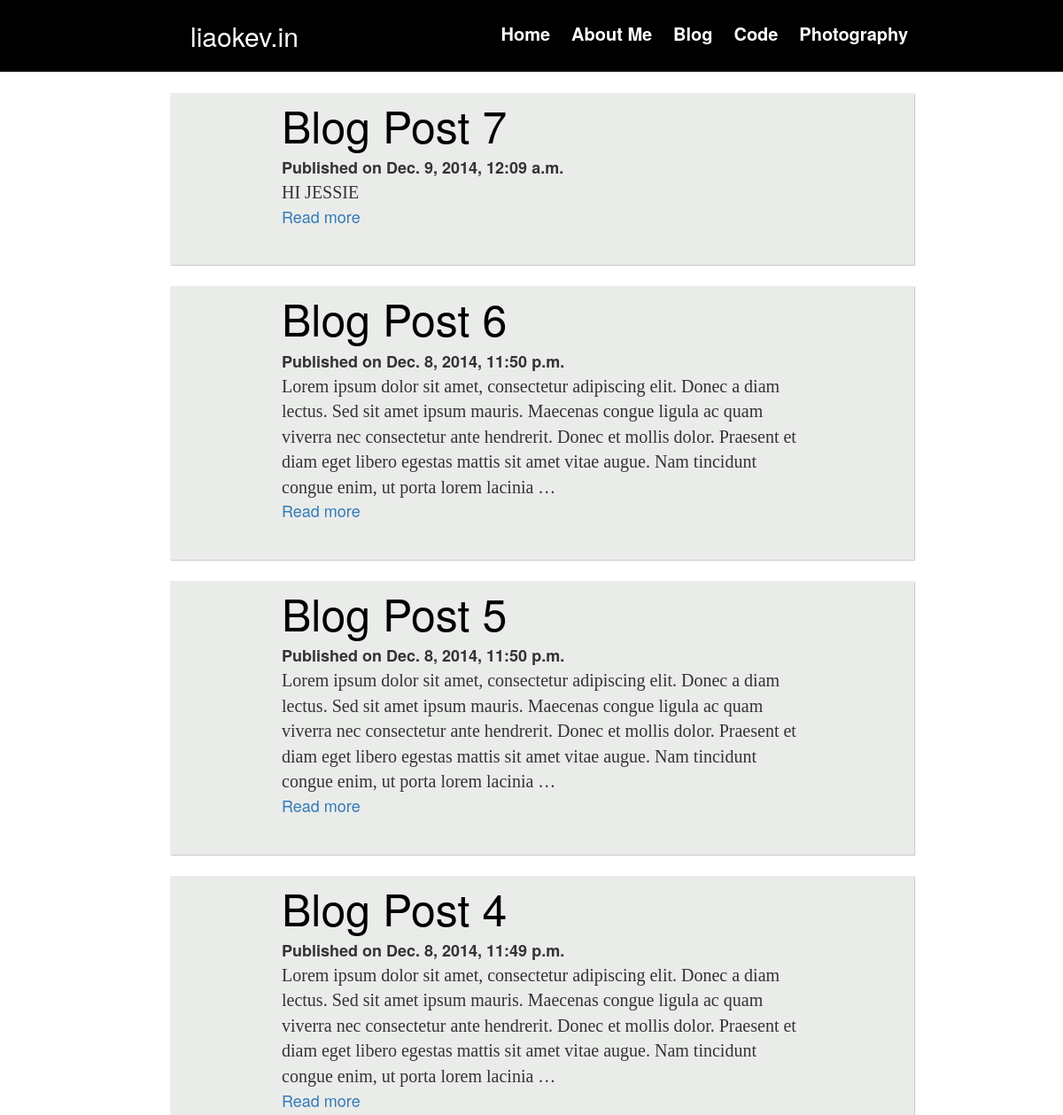
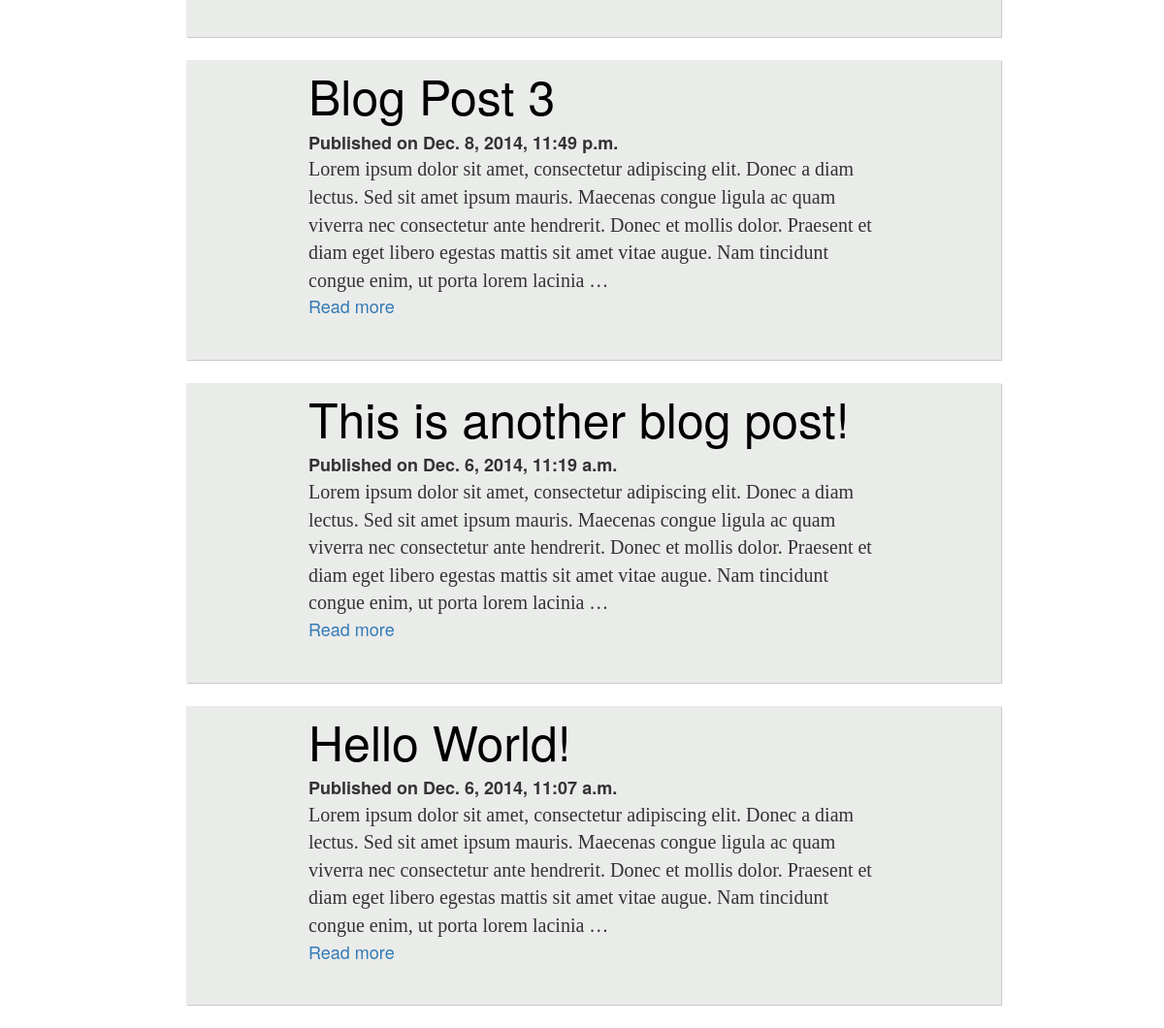
Page /blog/archive/ on the earlier database version (2 pictures, top to bottom).
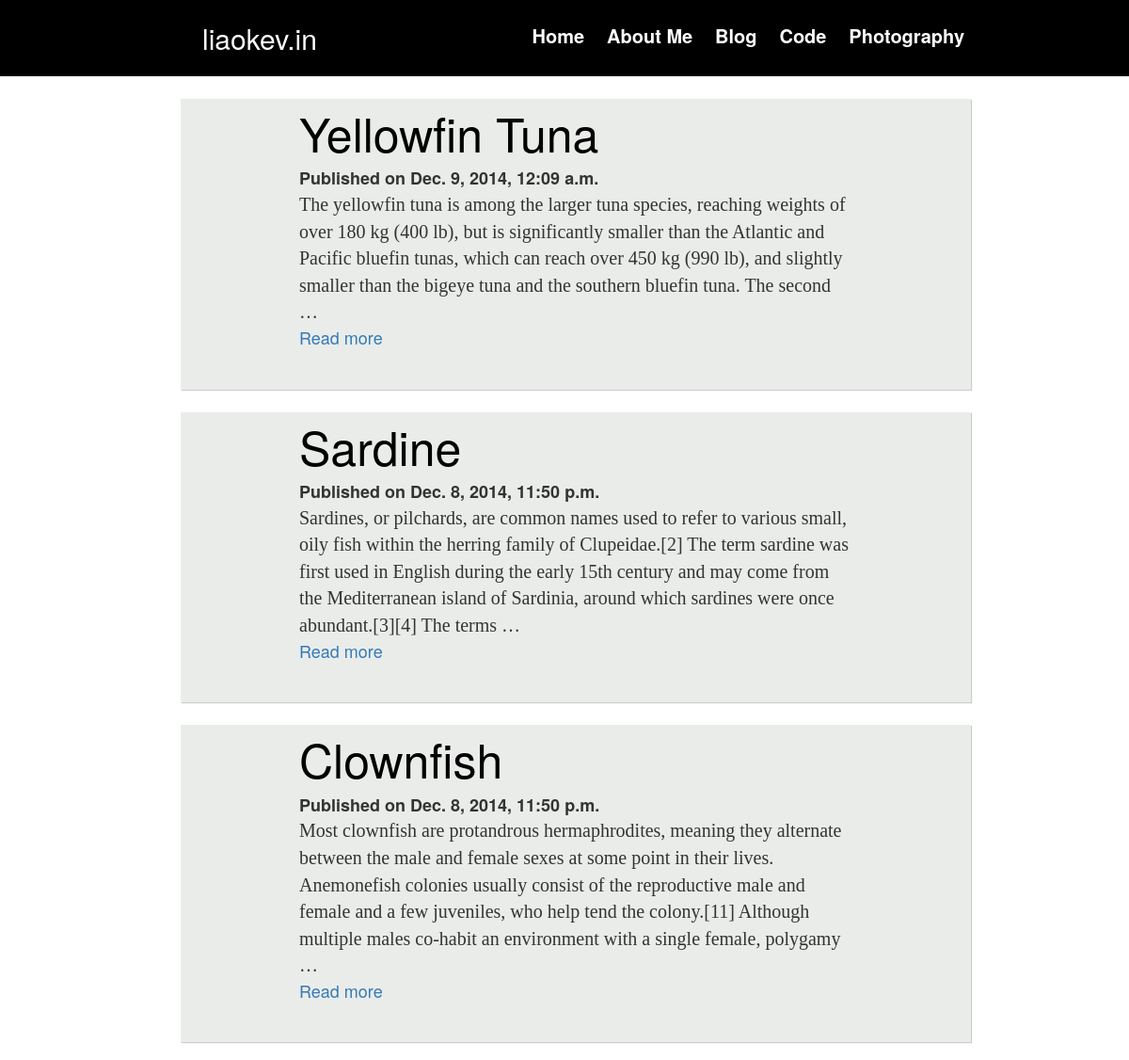
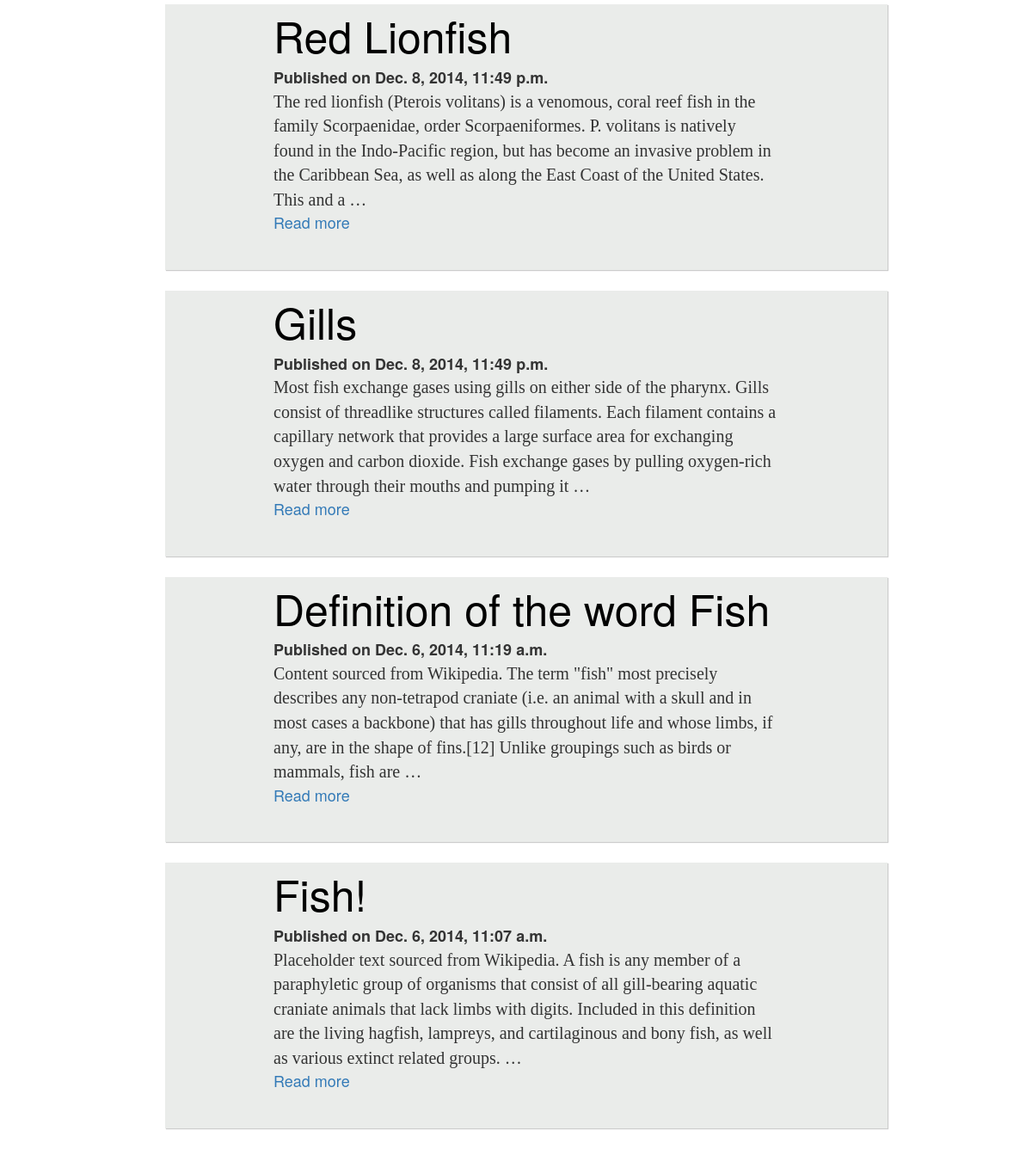
Same page on the later database version (2 pictures, top to bottom).
### blog/models.py (models this page shows, shortened)
class Blog_Post(models.Model):
    title_text = models.CharField(max_length=200)
    pub_date = models.DateTimeField('date published')
    post_photo = models.ImageField(upload_to="blog")
    post_content_text = models.TextField()

### blog/views.py (the view)
def archive(request):
    all_post_list    = Blog_Post.objects.order_by('-pub_date')
    context={'all_post_list': all_post_list}
    return render(request, 'blog/archive.html', context)

### blog/templates/blog/archive.html
{% extends 'base.html' %}
{% load staticfiles %}
{% block additional_header %}
<link rel="stylesheet" href="{% static 'styles/blog.css' %}">
{% endblock %}
{% block content %}
{% if all_post_list %}
		{% for Blog_Post in all_post_list %}
			<div class="text_page_container">
				<div class="text_page_body">
					<a class="blog_title" href="/blog/{{ Blog_Post.id }}/">{{Blog_Post.title_text}}</a>
					<br>
					<b>Published on {{Blog_Post.pub_date}}</b>
					<div class="blog_content">{{Blog_Post.post_content_text|truncatewords:50}}</div>
					<a href="/blog/{{ Blog_Post.id }}/">Read more</a>
				</div>
			</div>
	 	{% endfor %}
{% else %}
	<p>No posts are available.</p>
{% endif %}
{% endblock %}

### pages/templates/base.html (shortened to what this page needs)
{% load staticfiles %}
<!DOCTYPE html>
<html>
<head>
<link rel="stylesheet" href="https://maxcdn.bootstrapcdn.com/bootstrap/3.3.0/css/bootstrap.min.css">
<link rel="stylesheet" href="https://maxcdn.bootstrapcdn.com/bootstrap/3.3.0/css/bootstrap-theme.min.css">
<link rel="stylesheet" href="{% static 'styles/main.css' %}">
{% block additional_header %}{% endblock %}
</head>
<body>
<div class="nav">
		<div class="container">
			<ul class="pull-left">
				<h2>liaokev.in</h2>
			</ul>
			<ul class="pull-right">
				<li><a href="{% url 'index' %}">Home</a></li>
				<li><a href="{% url 'about' %}">About Me</a></li>
				<li><a href="{% url 'blog:index' %}">Blog</a></li>
				<li><a href="https://github.com/kevinjcliao">Code</a></li>
				<li><a href="https://www.flickr.com/photos/kevinjcliao">Photography</a></li>
			</ul>
		</div>
	</div>
	{% block content %}{% endblock %}
</body>
</html>

### static/styles/main.css (style rules this page uses)
.nav { padding-top: 10px; background-color: rgb(0,0,0); width: 100%; margin: 0 auto; }
.nav ul { margin: 14px 10px; }
.nav .container { width: 75%; margin-left: auto; margin-right: auto; }
.nav h2 { padding-top: 0px; color: white; margin-top: 0px; }
.nav a { color: #5a5a5a; font-size: 20px; font-weight: bold; color: white; }
.nav li { display: inline; margin-left: 20px; }
.text_page_container { background-color: rgba(234,236,234,1); width: 70%; margin-top: 2%; margin-left: 16%; margin-right: 14%; margin-bottom: 2%; moz-box-shadow: 1px 1px 1px rgb(204,204,204); -webkit-box-shadow: 1px 1px 1px rgb(204,204,204); box-shadow: 1px 1px 1px rgb(204,204,204); }
.text_page_body { font-size: 18px; padding-right: 15%; padding-left: 15%; padding-bottom: 5%; margin-left: auto; margin-right: auto; }

### static/styles/blog.css (style rules this page uses)
.blog_content { font-family: Georgia,Times,Times New Roman,serif; font-size: 20px }
a.blog_title { font-size: 50px; color: black; text-align: center; }

Differences in the rows shown:
changed Blog_Post: title_text "Blog Post 7" → "Yellowfin Tuna"; post_content_text "HI JESSIE" → "The yellowfin tuna is among the larger tuna species, reaching weights of over 180 kg (400 lb), but is significantly smaller than the Atlantic and Pacific bluefin tunas, which can reach over 450 kg (990 lb), and slightly smaller than the bigeye tuna and the southern bluefin tuna. The second …"
changed Blog_Post: title_text "Blog Post 6" → "Sardine"; post_content_text "Lorem ipsum dolor sit amet, consectetur adipiscing elit. Donec a diam lectus. Sed sit amet ipsum mauris. Maecenas congue ligula ac quam viverra nec consectetur ante hendrerit. Donec et mollis dolor. Praesent et diam eget libero egestas mattis sit amet vitae augue. Nam tincidunt congue enim, ut porta lorem lacinia …" → "Sardines, or pilchards, are common names used to refer to various small, oily fish within the herring family of Clupeidae.[2] The term sardine was first used in English during the early 15th century and may come from the Mediterranean island of Sardinia, around which sardines were once abundant.[3][4] The terms …"
changed Blog_Post: title_text "Blog Post 5" → "Clownfish"; post_content_text "Lorem ipsum dolor sit amet, consectetur adipiscing elit. Donec a diam lectus. Sed sit amet ipsum mauris. Maecenas congue ligula ac quam viverra nec consectetur ante hendrerit. Donec et mollis dolor. Praesent et diam eget libero egestas mattis sit amet vitae augue. Nam tincidunt congue enim, ut porta lorem lacinia …" → "Most clownfish are protandrous hermaphrodites, meaning they alternate between the male and female sexes at some point in their lives. Anemonefish colonies usually consist of the reproductive male and female and a few juveniles, who help tend the colony.[11] Although multiple males co-habit an environment with a single female, polygamy …"
changed Blog_Post: title_text "Blog Post 4" → "Red Lionfish"; post_content_text "Lorem ipsum dolor sit amet, consectetur adipiscing elit. Donec a diam lectus. Sed sit amet ipsum mauris. Maecenas congue ligula ac quam viverra nec consectetur ante hendrerit. Donec et mollis dolor. Praesent et diam eget libero egestas mattis sit amet vitae augue. Nam tincidunt congue enim, ut porta lorem lacinia …" → "The red lionfish (Pterois volitans) is a venomous, coral reef fish in the family Scorpaenidae, order Scorpaeniformes. P. volitans is natively found in the Indo-Pacific region, but has become an invasive problem in the Caribbean Sea, as well as along the East Coast of the United States. This and a …"
changed Blog_Post: title_text "Blog Post 3" → "Gills"; post_content_text "Lorem ipsum dolor sit amet, consectetur adipiscing elit. Donec a diam lectus. Sed sit amet ipsum mauris. Maecenas congue ligula ac quam viverra nec consectetur ante hendrerit. Donec et mollis dolor. Praesent et diam eget libero egestas mattis sit amet vitae augue. Nam tincidunt congue enim, ut porta lorem lacinia …" → "Most fish exchange gases using gills on either side of the pharynx. Gills consist of threadlike structures called filaments. Each filament contains a capillary network that provides a large surface area for exchanging oxygen and carbon dioxide. Fish exchange gases by pulling oxygen-rich water through their mouths and pumping it …"
changed Blog_Post: title_text "This is another blog post!" → "Definition of the word Fish"; post_content_text "Lorem ipsum dolor sit amet, consectetur adipiscing elit. Donec a diam lectus. Sed sit amet ipsum mauris. Maecenas congue ligula ac quam viverra nec consectetur ante hendrerit. Donec et mollis dolor. Praesent et diam eget libero egestas mattis sit amet vitae augue. Nam tincidunt congue enim, ut porta lorem lacinia …" → "Content sourced from Wikipedia. The term \"fish\" most precisely describes any non-tetrapod craniate (i.e. an animal with a skull and in most cases a backbone) that has gills throughout life and whose limbs, if any, are in the shape of fins.[12] Unlike groupings such as birds or mammals, fish are …"
changed Blog_Post: title_text "Hello World!" → "Fish!"; post_content_text "Lorem ipsum dolor sit amet, consectetur adipiscing elit. Donec a diam lectus. Sed sit amet ipsum mauris. Maecenas congue ligula ac quam viverra nec consectetur ante hendrerit. Donec et mollis dolor. Praesent et diam eget libero egestas mattis sit amet vitae augue. Nam tincidunt congue enim, ut porta lorem lacinia …" → "Placeholder text sourced from Wikipedia. A fish is any member of a paraphyletic group of organisms that consist of all gill-bearing aquatic craniate animals that lack limbs with digits. Included in this definition are the living hagfish, lampreys, and cartilaginous and bony fish, as well as various extinct related groups. …"
